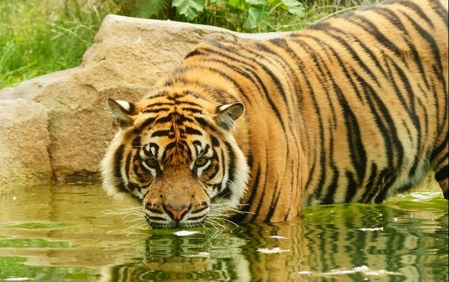
#> input picture harimau.jpg, 449 x 282 px, shrunk from 800 x 502 before the run
$ python Imagefiteringandtrhesholding.py   (older library calls are emulated)
#> lines starting #> are read from the running program, lines starting #| are printed output that depends on the picture; after the words box and inside, x2 and y2 are one past the last pixel; in counts of white or black regions, pixels touching at a corner belong together
# memanggil modul yang diperlukan
import cv2
import numpy as np
from matplotlib import pyplot as plt
#jika menggunakan google colab jgn lupa load code di bawah ini
#from google.colab.patches import cv2_imshow


#bgr
img = cv2.imread('harimau.jpg')
#> img is the input picture: shape (282, 449, 3); mean B, G, R 71.2, 139.5, 157.3

#rgb
cat = cv2.cvtColor(img, cv2.COLOR_BGR2RGB)

# tampilkan gambar awal tanpa filter
cv2.imshow("image",img)


# membuat filter: matriks berukuran 5 x 5
kernel = np.ones((5,5),np.float32)/25
print(kernel)

# lakukan filtering
kucing_filter = cv2.filter2D(img,-1,kernel)

cv2.imshow("kucing filter",kucing_filter)

# salt and pepper
# perbesar ukuran hasil plotting jika diperlukan
plt.rcParams["figure.figsize"] = (15,15)

# plot pertama, gambar asli
plt.subplot(121),plt.imshow(cat),plt.title('Original')
plt.xticks([]), plt.yticks([])

# kedua, hasil filter
plt.subplot(122),plt.imshow(kucing_filter),
plt.title('Averaging')
plt.xticks([]), plt.yticks([])

# Plot!
plt.show()
#> figure, not shown here; B, G, R data is drawn as R, G, B
kucing_blur = cv2.blur(img,(5,5))

cv2.imshow("kucing blur",kucing_blur)
# ini adalah cara lain untuk membuat sebuah kernel,
# yaitu dengan menggunakan np.matrix
# kali ini, ukuran matriksnya 3 x 3
kernel = np.matrix([
          [1, 1, 1],
          [1, 2, 1],
          [1, 1, 1]
          ])/25
print(kernel)

# buat lagi filteringnya
kucing_filter = cv2.filter2D(img,-1,kernel)

# tampilkan
cv2.imshow("kucing filter",kucing_filter)


# Highpass Filter

# sebenarnya kita tidak perlu melakukan filtering lagi. Cukup sekali saja
# di bagian awal, selama notebook ini tetap terhubung


# memanggil citra sebagai grayscale (argument 0)
img = cv2.imread('masbro.jpg',0)
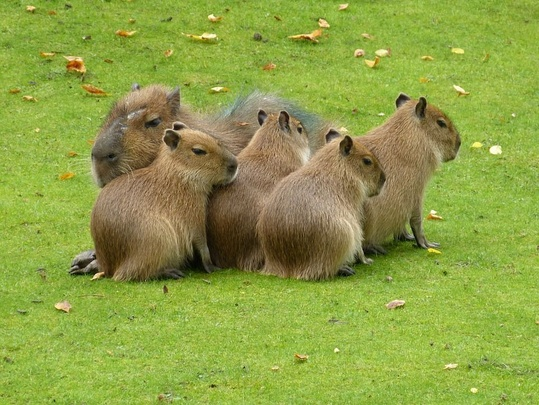
#> input picture masbro.jpg, 539 x 405 px, shrunk from 960 x 720 before the run
#> img: shape (405, 539); min 2, max 254, mean 143.8

# menerapkan algoritma high-pass filtering:
# laplacian
laplacian = cv2.Laplacian(img,cv2.CV_64F)

# sobel dengan ukuran kernel 5
sobelx = cv2.Sobel(img,cv2.CV_64F,1,0,ksize=5)
sobely = cv2.Sobel(img,cv2.CV_64F,0,1,ksize=5)

# Catatan:
# CV_64F pada contoh di atas menunjukkan nilai bit dari citra
# yang dihasilkan serta tipe datanya (F = Float)

# perbesar ukuran hasil plotting
plt.rcParams["figure.figsize"] = (20,20)


# menampilkan hasil filter
plt.subplot(2,2,1),plt.imshow(img,cmap = 'gray')
plt.title('Original'), plt.xticks([]), plt.yticks([])
plt.subplot(2,2,2),plt.imshow(laplacian,cmap = 'gray')
plt.title('Laplacian'), plt.xticks([]), plt.yticks([])
plt.subplot(2,2,3),plt.imshow(sobelx,cmap = 'gray')
plt.title('Sobel X'), plt.xticks([]), plt.yticks([])
plt.subplot(2,2,4),plt.imshow(sobely,cmap = 'gray')
plt.title('Sobel Y'), plt.xticks([]), plt.yticks([])
plt.show()

# memanggil citra sebagai grayscale (argument 0)
img = cv2.imread('pinguin.jpg',0)
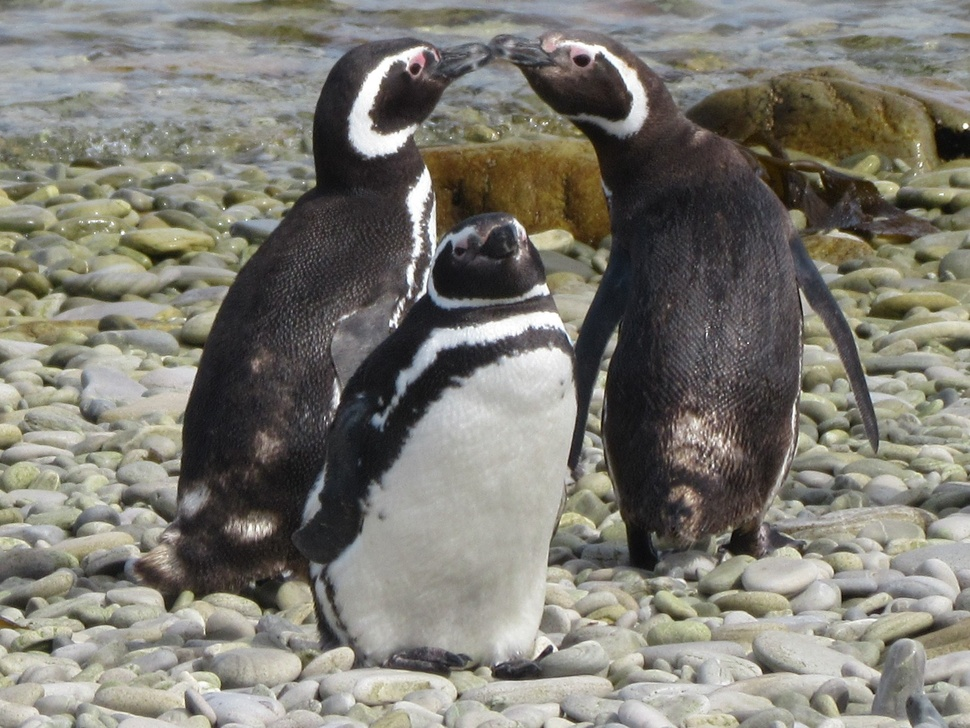
#> input picture pinguin.jpg, 970 x 728 px, shrunk from 1726 x 1295 before the run
#> img: shape (728, 970); min 3, max 255, mean 122.3

# memanggil fungsi Canny Edges dengan argument (citra, nilai_min, nilai_max)
edges = cv2.Canny(img,100,200)
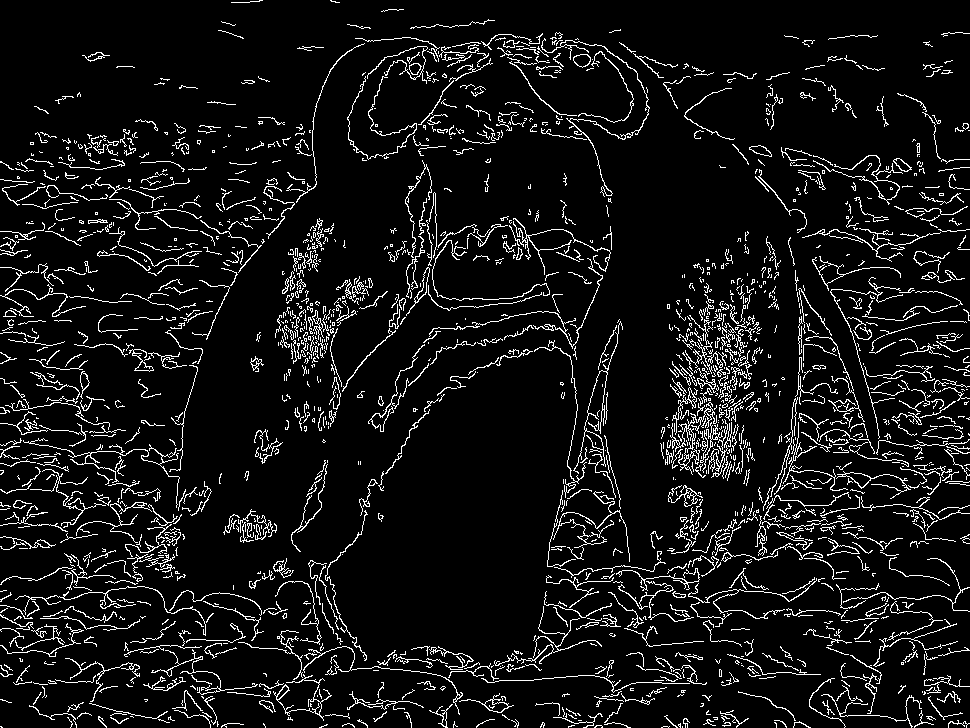
#> edges: shape (728, 970); 7.8% white in thin lines or dots

plt.subplot(121),plt.imshow(img,cmap = 'gray')
plt.title('Original Image'), plt.xticks([]), plt.yticks([])
plt.subplot(122),plt.imshow(edges,cmap = 'gray')
plt.title('Edge Image'), plt.xticks([]), plt.yticks([])

plt.show()

# membaca gambar
img = cv2.imread('pinguin.jpg',0)

# Hitungan threshold.
# Perhatikan nilai ambang batas bawah dan atas dari tiap fungsi
# yang diberikan
ret,thresh1 = cv2.threshold(img,150,255,cv2.THRESH_BINARY)
#> thresh1: shape (728, 970); 38.9% white; 885 white regions (725 under 20 px), largest, box (x1, y1, x2, y2) and area: (0, 342, 970, 728) 140837, (0, 292, 203, 565) 29650, (0, 31, 342, 156) 18547
ret,thresh2 = cv2.threshold(img,110,255,cv2.THRESH_BINARY_INV)
#> thresh2: shape (728, 970); 39.9% white; 816 white regions (588 under 20 px), largest, box (x1, y1, x2, y2) and area: (63, 35, 970, 678) 238929, (896, 89, 970, 169) 2083, (0, 259, 132, 313) 2054
ret,thresh3 = cv2.threshold(img,100,255,cv2.THRESH_TRUNC)
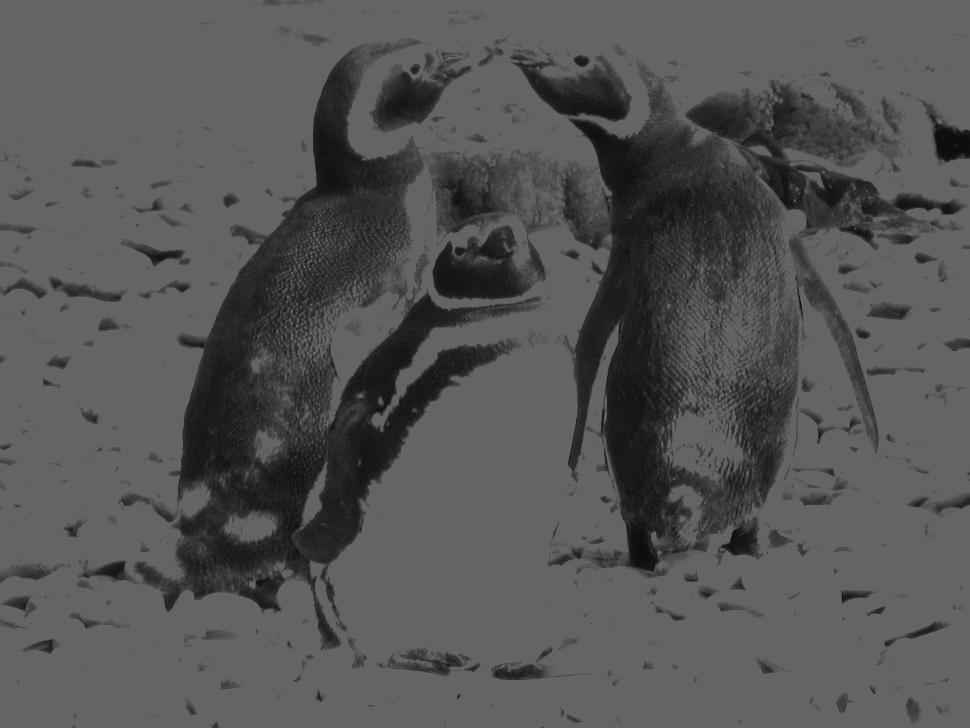
#> thresh3: shape (728, 970); min 3, max 100, mean 84.2
ret,thresh4 = cv2.threshold(img,122,255,cv2.THRESH_TOZERO)
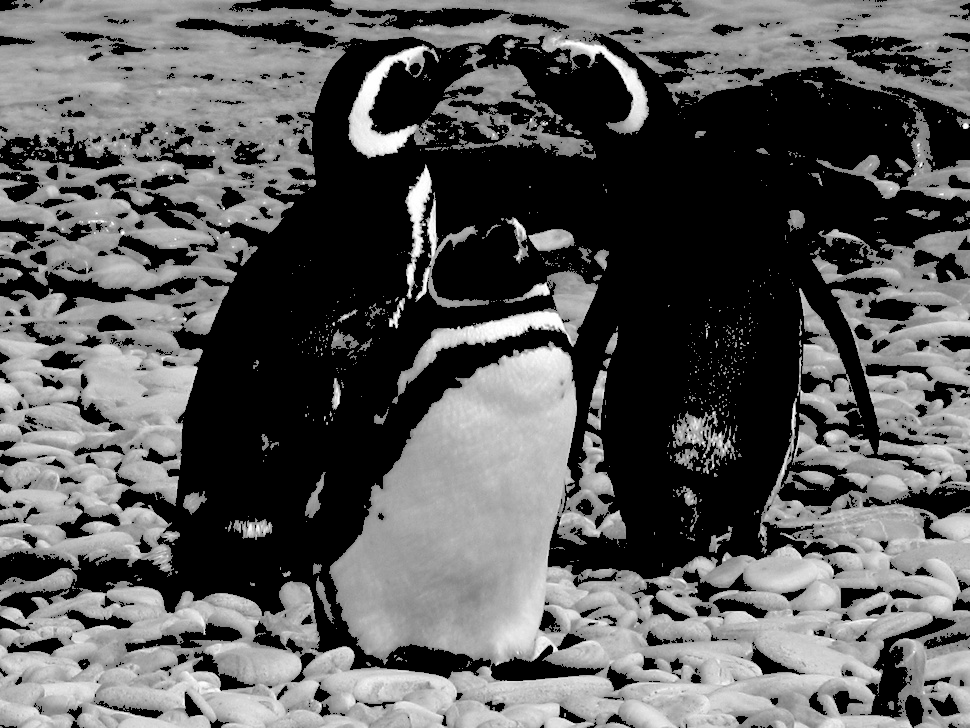
#> thresh4: shape (728, 970); min 0, max 255, mean 91.6
ret,thresh5 = cv2.threshold(img,180,255,cv2.THRESH_TOZERO_INV)

# menampilkan hasil
titles = ['Gambar asli','BINARY','BINARY_INV','TRUNC','TOZERO','TOZERO_INV']
images = [img, thresh1, thresh2, thresh3, thresh4, thresh5]

# menampilkan beberapa gambar sekaligus
for i in range(6):
    # 3 baris, 2 kolom
    plt.subplot(3,2,i+1),plt.imshow(images[i],'gray')
    plt.title(titles[i])
    plt.xticks([]),plt.yticks([])
plt.show()

# masih menggunakan variabel img yang sama
#img = cv2.imread('images/baymax.jpg',0)

# digunakan median blur untuk menghaluskan tepi objek pada citra
# ini diperlukan agar thresholding memberikan hasil lebih baik
img = cv2.medianBlur(img,5)

# Lakukan Thresholding
# Binary Threshold
ret,th1 = cv2.threshold(img,150,255,cv2.THRESH_BINARY)
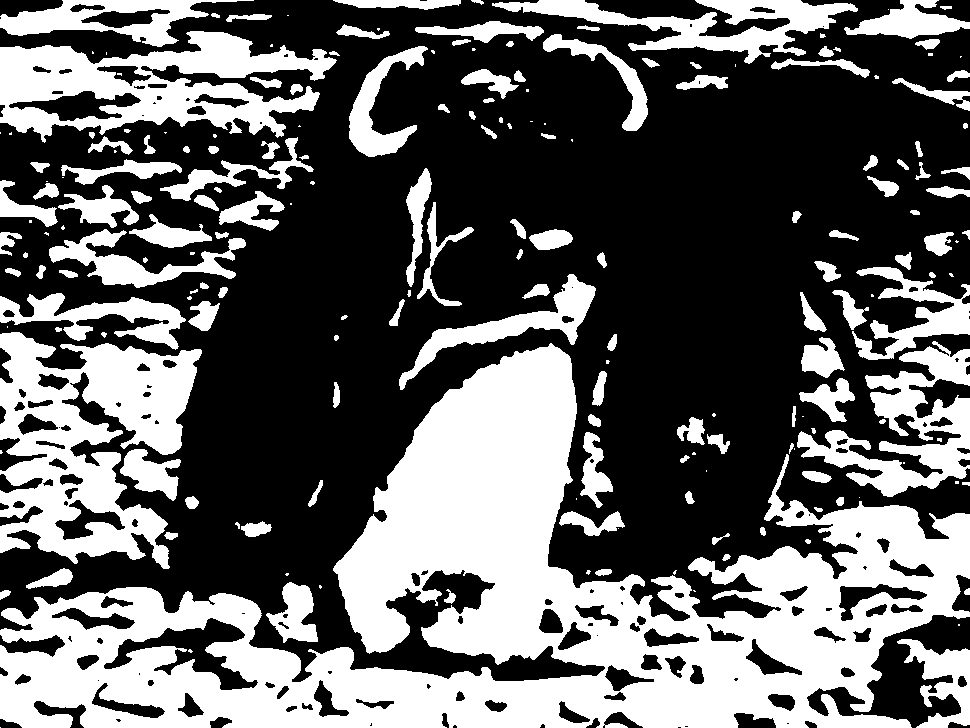
#> th1: shape (728, 970); 38.7% white; 200 white regions (58 under 20 px), largest, box (x1, y1, x2, y2) and area: (0, 343, 970, 728) 142720, (0, 332, 202, 569) 26285, (0, 31, 337, 143) 18462

# Adaptive Threshold dengan Mean
th2 = cv2.adaptiveThreshold(img,255,cv2.ADAPTIVE_THRESH_MEAN_C,\
            cv2.THRESH_BINARY,11,2)
#> th2: shape (728, 970); 61.2% white; 2384 black regions (1511 under 20 px), largest, box (x1, y1, x2, y2) and area: (0, 0, 877, 728) 87358, (736, 130, 970, 483) 11186, (777, 445, 970, 519) 3229

# Adaptive Threshold dengan Gaussian
th3 = cv2.adaptiveThreshold(img,255,cv2.ADAPTIVE_THRESH_GAUSSIAN_C,\
            cv2.THRESH_BINARY,11,2)
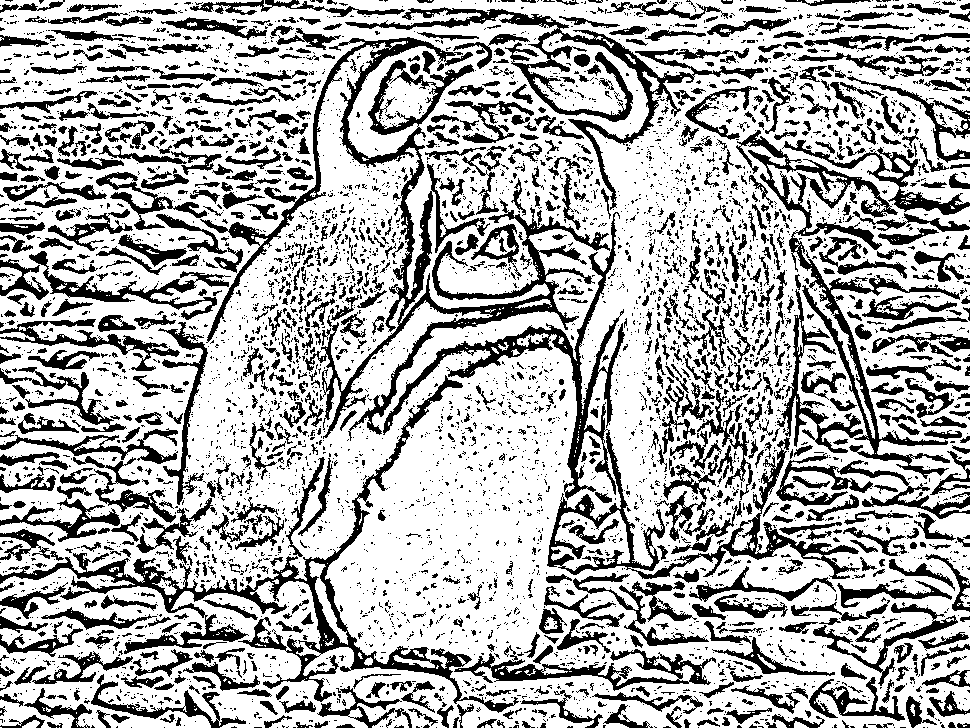
#> th3: shape (728, 970); 69.2% white; 5128 black regions (4096 under 20 px), largest, box (x1, y1, x2, y2) and area: (200, 37, 610, 441) 17392, (383, 212, 860, 579) 12016, (0, 375, 519, 713) 11871


# Plotting
titles = ['Original Image', 'Global Thresholding (v = 127)',
            'Adaptive Mean Thresholding', 'Adaptive Gaussian Thresholding']
images = [img, th1, th2, th3]

# menampilkan hasil
for i in range(4):
    plt.subplot(2,2,i+1)
    plt.imshow(images[i],'gray')
    plt.title(titles[i])
    plt.xticks([]),plt.yticks([])
plt.show()
